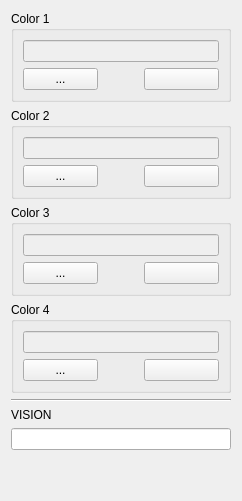
         <widget class="QWidget" name="tab_9">
          <attribute name="title">
           <string>Ficheros</string>
          </attribute>
          <layout class="QVBoxLayout" name="verticalLayout_17">
           <item>
            <widget class="QGroupBox" name="groupBox_2">
             <property name="title">
              <string>Color 1</string>
             </property>
             <layout class="QVBoxLayout" name="verticalLayout_2">
              <item>
               <widget class="QLineEdit" name="m_leFile1">
                <property name="enabled">
                 <bool>false</bool>
                </property>
                <property name="readOnly">
                 <bool>true</bool>
                </property>
               </widget>
              </item>
              <item>
               <layout class="QHBoxLayout" name="horizontalLayout_15">
                <item>
                 <widget class="QPushButton" name="m_pbSelFile1">
                  <property name="minimumSize">
                   <size>
                    <width>75</width>
                    <height>0</height>
                   </size>
                  </property>
                  <property name="maximumSize">
                   <size>
                    <width>75</width>
                    <height>16777215</height>
                   </size>
                  </property>
                  <property name="text">
                   <string>...</string>
                  </property>
                 </widget>
                </item>
                <item>
                 <spacer name="horizontalSpacer">
                  <property name="orientation">
                   <enum>Qt::Horizontal</enum>
                  </property>
                  <property name="sizeHint" stdset="0">
                   <size>
                    <width>40</width>
                    <height>20</height>
                   </size>
                  </property>
                 </spacer>
                </item>
                <item>
                 <widget class="QPushButton" name="m_pbDelFile1">
                  <property name="minimumSize">
                   <size>
                    <width>75</width>
                    <height>0</height>
                   </size>
                  </property>
                  <property name="maximumSize">
                   <size>
                    <width>75</width>
                    <height>16777215</height>
                   </size>
                  </property>
                  <property name="text">
                   <string/>
                  </property>
                  <property name="icon">
                   <iconset resource="../../In2Apps/In2SinglePass/SinglePass/shared.qrc">
                    <normaloff>:/res/images/Cancel.png</normaloff>:/res/images/Cancel.png</iconset>
                  </property>
                 </widget>
                </item>
               </layout>
              </item>
             </layout>
            </widget>
           </item>
           <item>
            <widget class="QGroupBox" name="groupBox_3">
             <property name="title">
              <string>Color 2</string>
             </property>
             <layout class="QVBoxLayout" name="verticalLayout_3">
              <item>
               <widget class="QLineEdit" name="m_leFile2">
                <property name="enabled">
                 <bool>false</bool>
                </property>
                <property name="readOnly">
                 <bool>true</bool>
                </property>
               </widget>
              </item>
              <item>
               <layout class="QHBoxLayout" name="horizontalLayout_16">
                <item>
                 <widget class="QPushButton" name="m_pbSelFile2">
                  <property name="minimumSize">
                   <size>
                    <width>75</width>
                    <height>0</height>
                   </size>
                  </property>
                  <property name="maximumSize">
                   <size>
                    <width>75</width>
                    <height>16777215</height>
                   </size>
                  </property>
                  <property name="text">
                   <string>...</string>
                  </property>
                 </widget>
                </item>
                <item>
                 <spacer name="horizontalSpacer_2">
                  <property name="orientation">
                   <enum>Qt::Horizontal</enum>
                  </property>
                  <property name="sizeHint" stdset="0">
                   <size>
                    <width>40</width>
                    <height>20</height>
                   </size>
                  </property>
                 </spacer>
                </item>
                <item>
                 <widget class="QPushButton" name="m_pbDelFile2">
                  <property name="minimumSize">
                   <size>
                    <width>75</width>
                    <height>0</height>
                   </size>
                  </property>
                  <property name="maximumSize">
                   <size>
                    <width>75</width>
                    <height>16777215</height>
                   </size>
                  </property>
                  <property name="text">
                   <string/>
                  </property>
                  <property name="icon">
                   <iconset resource="../../In2Apps/In2SinglePass/SinglePass/shared.qrc">
                    <normaloff>:/res/images/Cancel.png</normaloff>:/res/images/Cancel.png</iconset>
                  </property>
                 </widget>
                </item>
               </layout>
              </item>
             </layout>
            </widget>
           </item>
           <item>
            <widget class="QGroupBox" name="groupBox_4">
             <property name="title">
              <string>Color 3</string>
             </property>
             <layout class="QVBoxLayout" name="verticalLayout_10">
              <item>
               <widget class="QLineEdit" name="m_leFile3">
                <property name="enabled">
                 <bool>false</bool>
                </property>
                <property name="readOnly">
                 <bool>true</bool>
                </property>
               </widget>
              </item>
              <item>
               <layout class="QHBoxLayout" name="horizontalLayout_17">
                <item>
                 <widget class="QPushButton" name="m_pbSelFile3">
                  <property name="minimumSize">
                   <size>
                    <width>75</width>
                    <height>0</height>
                   </size>
                  </property>
                  <property name="maximumSize">
                   <size>
                    <width>75</width>
                    <height>16777215</height>
                   </size>
                  </property>
                  <property name="text">
                   <string>...</string>
                  </property>
                 </widget>
                </item>
                <item>
                 <spacer name="horizontalSpacer_3">
                  <property name="orientation">
                   <enum>Qt::Horizontal</enum>
                  </property>
                  <property name="sizeHint" stdset="0">
                   <size>
                    <width>40</width>
                    <height>20</height>
                   </size>
                  </property>
                 </spacer>
                </item>
                <item>
                 <widget class="QPushButton" name="m_pbDelFile3">
                  <property name="minimumSize">
                   <size>
                    <width>75</width>
                    <height>0</height>
                   </size>
                  </property>
                  <property name="maximumSize">
                   <size>
                    <width>75</width>
                    <height>16777215</height>
                   </size>
                  </property>
                  <property name="text">
                   <string/>
                  </property>
                  <property name="icon">
                   <iconset resource="../../In2Apps/In2SinglePass/SinglePass/shared.qrc">
                    <normaloff>:/res/images/Cancel.png</normaloff>:/res/images/Cancel.png</iconset>
                  </property>
                 </widget>
                </item>
               </layout>
              </item>
             </layout>
            </widget>
           </item>
           <item>
            <widget class="QGroupBox" name="groupBox_5">
             <property name="title">
              <string>Color 4</string>
             </property>
             <layout class="QVBoxLayout" name="verticalLayout_13">
              <item>
               <widget class="QLineEdit" name="m_leFile4">
                <property name="enabled">
                 <bool>false</bool>
                </property>
                <property name="readOnly">
                 <bool>true</bool>
                </property>
               </widget>
              </item>
              <item>
               <layout class="QHBoxLayout" name="horizontalLayout_18">
                <item>
                 <widget class="QPushButton" name="m_pbSelFile4">
                  <property name="minimumSize">
                   <size>
                    <width>75</width>
                    <height>0</height>
                   </size>
                  </property>
                  <property name="maximumSize">
                   <size>
                    <width>75</width>
                    <height>16777215</height>
                   </size>
                  </property>
                  <property name="text">
                   <string>...</string>
                  </property>
                 </widget>
                </item>
                <item>
                 <spacer name="horizontalSpacer_4">
                  <property name="orientation">
                   <enum>Qt::Horizontal</enum>
                  </property>
                  <property name="sizeHint" stdset="0">
                   <size>
                    <width>40</width>
                    <height>20</height>
                   </size>
                  </property>
                 </spacer>
                </item>
                <item>
                 <widget class="QPushButton" name="m_pbDelFile4">
                  <property name="minimumSize">
                   <size>
                    <width>75</width>
                    <height>0</height>
                   </size>
                  </property>
                  <property name="maximumSize">
                   <size>
                    <width>75</width>
                    <height>16777215</height>
                   </size>
                  </property>
                  <property name="text">
                   <string/>
                  </property>
                  <property name="icon">
                   <iconset resource="../../In2Apps/In2SinglePass/SinglePass/shared.qrc">
                    <normaloff>:/res/images/Cancel.png</normaloff>:/res/images/Cancel.png</iconset>
                  </property>
                 </widget>
                </item>
               </layout>
              </item>
             </layout>
            </widget>
           </item>
           <item>
            <widget class="Line" name="line_2">
             <property name="orientation">
              <enum>Qt::Horizontal</enum>
             </property>
            </widget>
           </item>
           <item>
            <layout class="QVBoxLayout" name="verticalLayout_16">
             <item>
              <widget class="QLabel" name="label">
               <property name="text">
                <string>VISION</string>
               </property>
              </widget>
             </item>
             <item>
              <widget class="QLineEdit" name="m_leFileVision"/>
             </item>
            </layout>
           </item>
           <item>
            <spacer name="verticalSpacer_2">
             <property name="orientation">
              <enum>Qt::Vertical</enum>
             </property>
             <property name="sizeHint" stdset="0">
              <size>
               <width>20</width>
               <height>40</height>
              </size>
             </property>
            </spacer>
           </item>
          </layout>
         </widget>
